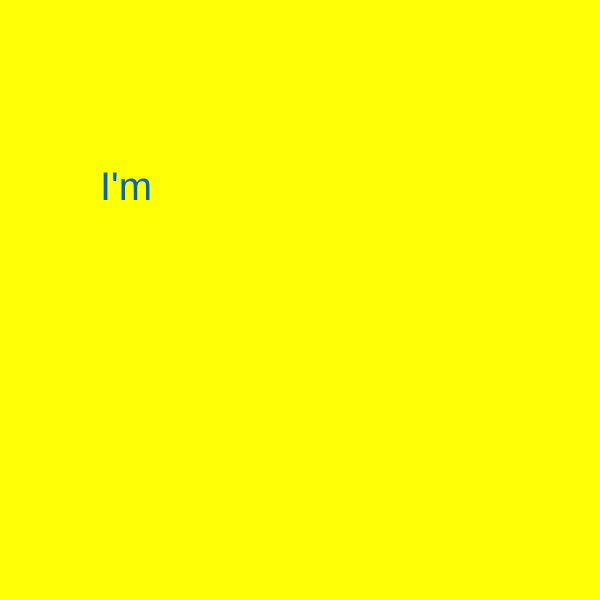
Frame 1 (no input)
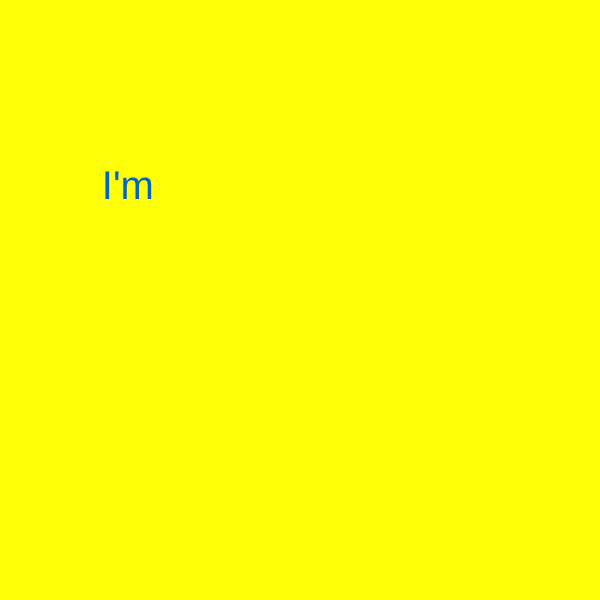
Frame 60 (no input)
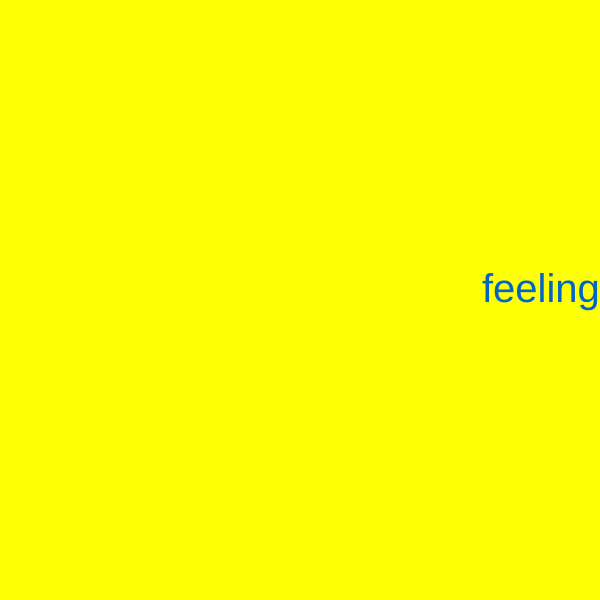
Frame 120 (the mouse pressed at the canvas centre since frame 60)

The p5.js sketch that drew these frames (run headless with seeded random() and noise() and a simulated clock; from frame 60 on, the mouse is pressed at the canvas centre):

// p5.js sketch
// ── sketch.js
// the string we are going to display one word at a time
let myString = "I'm feeling jittery today";

// the arry containing myString split into individual words
let wordsCollection;

// this will keep place of what index we are on in the split String array
let word = 0;

// Where the text will be displayed this mouse press (its "home")
let xpos = 100;
let ypos = 200;

// variable to jitter the text around its "home"
let xOff = 0;
let yOff = 0;

function setup() {

    createCanvas( 600, 600 );

    // split the string on a space, and put the parts into wordsCollection
    // the result will be an array of the individual words in myString
    wordsCollection = split(myString, " ");

}

function draw() {

    //draw the background
    background( 255, 255, 5 );

    //draw the text
    fill( 0, 100, 200 );
    textSize( 40 );

    // we display the text one word at a time using an index to access
    // the element of the array.
    text( wordsCollection[word], xpos + xOff, ypos + yOff );


    //jitter our words whereever they happen to be
    xOff = random( -5, 5 );
    yOff = random( -5, 5 );

}

function mousePressed() {

    //put fun stuff here!

    //Everytime we press our mouse we advance our index (what we are accessing
    // in the array) by 1.

    //These will do the same thing
    //word = word +1;
    //word += 1;
    word++;

    //If word(the index we are on) is bigger than the size of our array,
    // go back to (index) zero.
    if ( word >= wordsCollection.length) {

        word = 0;

    }

    //Also, move our words around randomly on the screen
    xpos = random( 40, width - 100 );
    ypos = random( 40, height - 40 );

}
